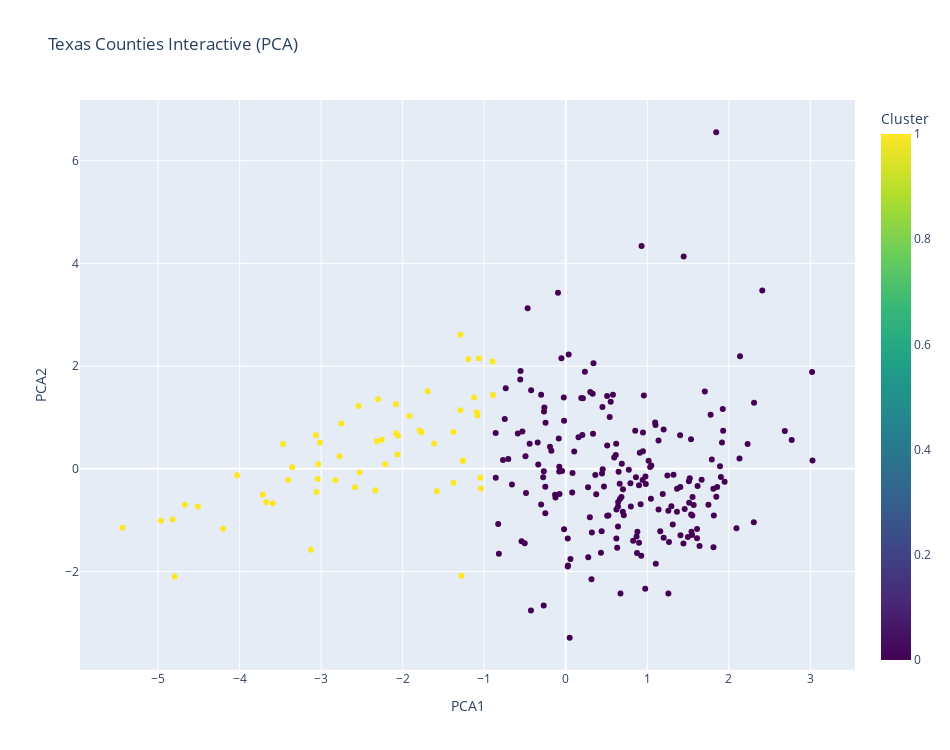

The notebook cell this image was saved under:
### Markdown cell above
In the block below, we included another visualization with county labels on each data point to enhance interpretability. Evidently, Starr County scored the highest as the best county in Texas to live in as a recent college graduate.

### Code cell
import plotly.express as px
import pandas as pd


pca_df = pd.DataFrame({
    'PCA1': pca_data[:, 0],
    'PCA2': pca_data[:, 1],
    'County': county_clusters['NMCNTY'],    
    'Cluster': kmeans.labels_
})

fig = px.scatter(
    pca_df,
    x='PCA1',
    y='PCA2',
    color='Cluster',
    hover_data=['County'],   
    title='Texas Counties Interactive (PCA)',
    color_continuous_scale='Viridis' 
)

fig.update_layout(width=950, height=750)  

fig.show()

### Figure 1 — Plotly figure (JSON) as saved in the notebook; plotly's stock layout.template omitted (floating-point values rounded to 4 significant figures; data arrays with more than 128 entries replaced by an {"elided": "..."} marker saying what was removed)
{"data": [{"customdata": {"elided": "253x1 str values"}, "hovertemplate": "PCA1=%{x}<br>PCA2=%{y}<br>County=%{customdata[0]}<br>Cluster=%{marker.color}<extra></extra>", "legendgroup": "", "marker": {"color": {"elided": "253 int values"}, "coloraxis": "coloraxis", "symbol": "circle"}, "mode": "markers", "name": "", "orientation": "v", "showlegend": false, "type": "scatter", "x": {"elided": "253 float values"}, "xaxis": "x", "y": {"elided": "253 float values"}, "yaxis": "y"}], "layout": {"coloraxis": {"colorbar": {"title": {"text": "Cluster"}}, "colorscale": [[0, "#440154"], [0.1111, "#482878"], [0.2222, "#3e4989"], [0.3333, "#31688e"], [0.4444, "#26828e"], [0.5556, "#1f9e89"], [0.6667, "#35b779"], [0.7778, "#6ece58"], [0.8889, "#b5de2b"], [1, "#fde725"]]}, "height": 750, "legend": {"tracegroupgap": 0}, "title": {"text": "Texas Counties Interactive (PCA)"}, "width": 950, "xaxis": {"anchor": "y", "domain": [0, 1], "title": {"text": "PCA1"}}, "yaxis": {"anchor": "x", "domain": [0, 1], "title": {"text": "PCA2"}}}}
